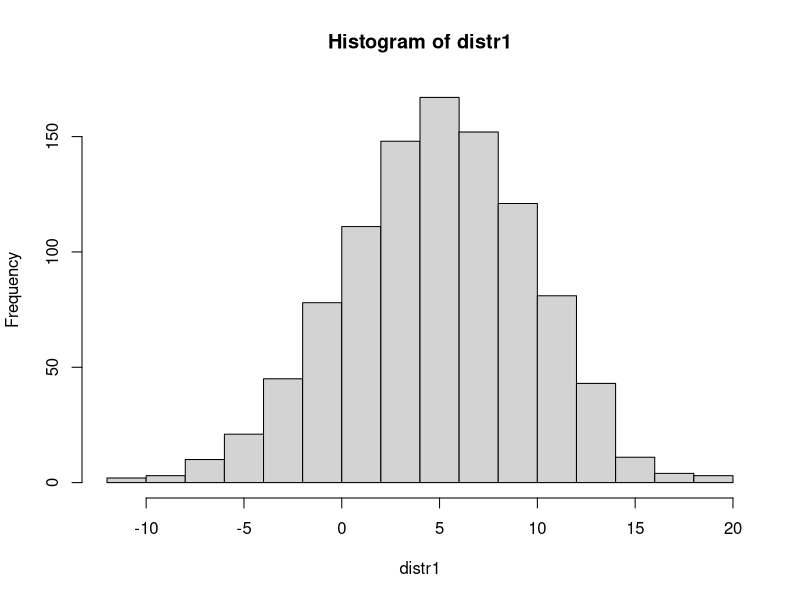
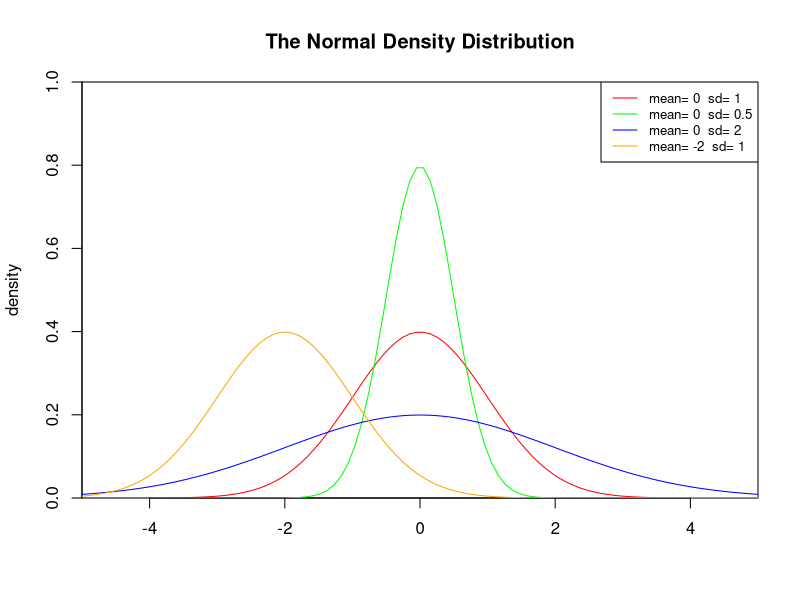

Here is the R script that generated these plots, in order:
#################################
## 2. Advanced Operation       ##
## 2.3 Fundamental Statistics  ##
#################################

#----------#
# Sampling #
#----------#
# sample(x, size, replace = FALSE, prob = NULL)

echantillon <- 1:10

# random permutation
sample(echantillon)

# get 5 samples from "echantillon"
sample(echantillon, 5)

# bootstrap resampling - sampling with replacement
sample(echantillon, 5, replace = T)
sample(echantillon, 20, replace = T) # sample size can be larger than size of x

#---------------------------------------------------------------------
# 50 bernoulli trials
bern <- sample(c(0,1), 100, replace = TRUE)
bern
table(bern)

# sampling with probability
p.dice1_2 <- 2/6
p.dice3_6 <- 4/6
dice <- sample(c("dice1_2", "dice3_6"), 600, replace = T, prob = c(p.dice1_2, p.dice3_6))
table(dice)

f.dice <- as.factor(sample(c("dice1_2", "dice3_6"), 6000, replace = T, prob = c(p.dice1_2, p.dice3_6)))
summary(f.dice)

#---------------------------------------------------------------------
# sample()'s surprise!
# guess the length of sampling result
sample(echantillon[echantillon >  8])
sample(echantillon[echantillon >  9])
sample(echantillon[echantillon >  10])

#=====================================================================

#--------------#
# Distribution #
#--------------#

# Normal Distribution
# rnorm(n, mean = 0, sd = 1)
# generates a normally distributed data serie
distr1 <- rnorm(1000, 5,5)
distr1
hist(distr1, breaks = 12)
# "breaks" defines the number of cells
# the number assigned to "breaks" is just a suggestion
# the breakpoints will be set to "pretty" values

#---------------------------------------------------------------------
# dnorm(x, mean = 0, sd = 1)
# gives the density
# standard normal distribution density function: f(x) = 1/sqrt(2*pi)*exp(-x^2/2)
# the prabability of and event happends AROUND point x
dnorm(0)
dnorm(0) == 1/sqrt(2*pi)
dnorm(1) == 1/sqrt(2*pi)*exp(-1/2)

#---------------------------------------------------------------------
# pnorm(q, mean = 0, sd = 1, lower.tail = TRUE)
# gives the accumulated distribution percentage
# integral of density
sigma = 1 # standard deviation
mu = 0 # mean

# The probability of observing negative numbers (continuous distribution, no discrete)
pnorm(mu)

# The probability of observing the data between (mu-sigma) and (mu+sigma)
one.sigma <- pnorm(mu+sigma) - pnorm(mu-sigma)
# and so on
two.sigma <- pnorm(mu+2*sigma) - pnorm(mu-2*sigma)
three.sigma <- pnorm(mu+3*sigma) - pnorm(mu-3*sigma)

one.sigma
two.sigma
three.sigma

# what's six sigma? :P

# lower.tail = FALSE
left.tail <- pnorm(mu-sigma)
right.tail <- pnorm(mu+sigma, lower.tail=F)
1-left.tail-right.tail == two.sigma

#---------------------------------------------------------------------
# qnorm(p, mean = 0, sd = 1, lower.tail = TRUE)
# returns the quantile of certain percentage
qnorm(0)
qnorm(0.2)
qnorm(0.5)
qnorm(0.8,lower.tail=F) == qnorm(.2)
qnorm(1)

#---------------------------------------------------------------------
# Comparison among different means and standard deviations
# Bell curves
set.seed(1)
x <- seq(-5,5,length.out=100)
y <- dnorm(x,0,1)

plot(x,y,col="red",xlim=c(-5,5),ylim=c(0,1),type='l',
     xaxs="i", yaxs="i",ylab='density',xlab='',
     main="The Normal Density Distribution")

lines(x,dnorm(x,0,0.5),col="green")
lines(x,dnorm(x,0,2),col="blue")
lines(x,dnorm(x,-2,1),col="orange")

legend("topright",legend=paste("mean=",c(0,0,0,-2)," sd=", c(1,0.5,2,1)), 
       lwd=1, col=c("red", "green","blue","orange"), cex = 0.8)

#---------------------------------------------------------------------
# Optional: Binomial, Poisson, t distribution
# Pre-fix of distribution functions:
# r- stands for "Randomly generates deviates"
# p- stands for "Percentage (accumulated)"
# d- stands for "density"
# q- stands for "quantile"

# rbinom(), ppois(), dt(), etc.

#=====================================================================
#----------------------#
# Confidence intervals #
#----------------------#

# Population vs. Sample
# Mean (avg. value of population) vs. Sample Mean (avg. value of sample)
# Standard Deviation (sd()) vs. Standard Error (sd()/size)

# i.e. mtcars - hp(horse power) (data extracted in 1974)
# suppose mtcars is a sample randomly picked up from the whole population of cars
avg.hp <- mean(mtcars$hp)
se.hp <- sd(mtcars$hp)/sqrt(nrow(mtcars))
# nrow(mtcars) == length(mtcars$hp)

# Suppose we want to set up a confidence interval at the level of 95%
higher95 <- avg.hp + 1.96 * se.hp
lower95 <- avg.hp - 1.96 * se.hp
# then the 95% confidence interval is
ci95 <- c(lower95, higher95)
ci95
# it means we are 95% confident that the true avg. horse power of all American cars
# is between 123 and 170

#---------------------------------------------------------------------
# where does the "1.96" come from?
# recall one.sigma, two.sigma & three.sigma
one.sigma #pnorm(mu+sigma) - pnorm(mu-sigma)
cat(round(one.sigma*100,2), "%", sep="")
# The probability of observing the data between (mu-sigma) and (mu+sigma) is
# 68.27%

# what if you want to increase the probability to 95%?
# increase the coefficient of sigma
# 95% confidence level means 5% significance level (inconfidence level)
# ~ means 2.5% inconfidence level at both sides of the bell curve
qnorm(0.025, lower.tail = F)
coef95 <- round(qnorm(0.025, lower.tail = F),2)
coef95

coef95 == abs(round(qnorm(0.025),2))

# for the calculation between coefficient(Z value) and probability
# we always use stardard normal distribution law

#---------------------------------------------------------------------
# to make an even stricter confidence interval to 99%?
coef99 <- round(abs(qnorm(0.005)),2)
coef99
# then the 99% confidence interval for  is 
lower99 <- avg.hp - coef99 * se.hp
upper99 <- avg.hp + coef99 * se.hp
ci99 <- c(lower99, upper99)
ci99

#---------------------------------------------------------------------
# Session 2.3 Review
# - Sampling
#   * sample(x, n, replace = FALSE)
#   * Bootstrap resampling
#   * Sampling with probability
# - Distribution
#   * Normal Distribution / Standard Normal Distribution
#   * rnorm(), pnorm(), qnorm(), dnorm()
#   * Characteristics of normal distributed bell curves
# - Confidence Interval
#   * Difference between population and sample in terms of statistics
#   * How to understand confidence interval?
#   * Calculation among confidence level, significance level and Z value
#---------------------------------------------------------------------

# finished on Thu. 10/31/2014
